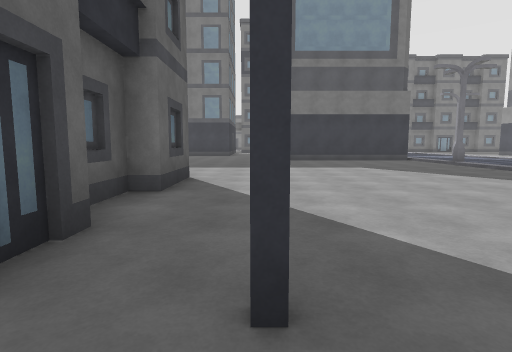
view 1 (above)

20 first-person views from a walk through a 3-D level made in the Unity game engine. The camera is 1.3 m above the floor, tilts 6° down and sees 80° across. The floor is counted in squares, 2 m on a side. Each view is taken from the middle of a square. On the plan, view 1 faces up. The plan holds only what a view shows up to about 10 squares ahead; the rest is blank. The place goes on beyond the plan. The player is left out. Surface patterns are stand-ins for the level's own textures.

view 2
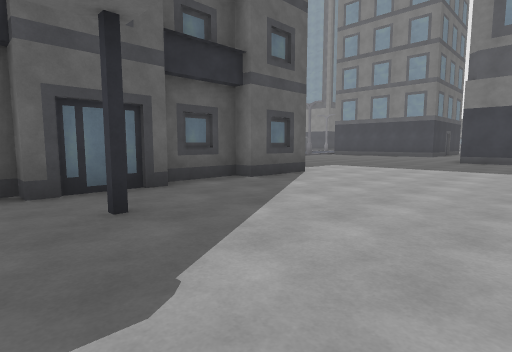

view 3
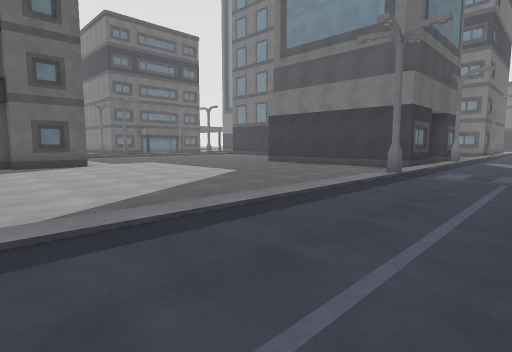

view 4
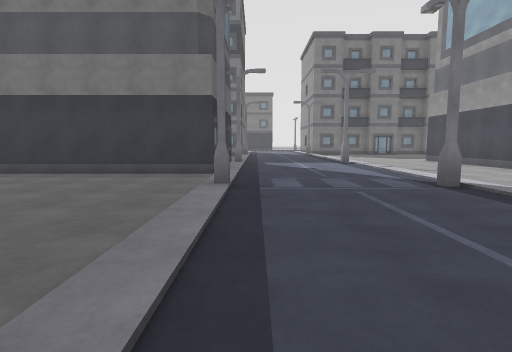

view 5
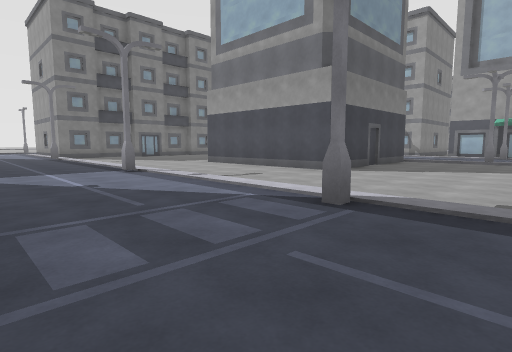

view 6
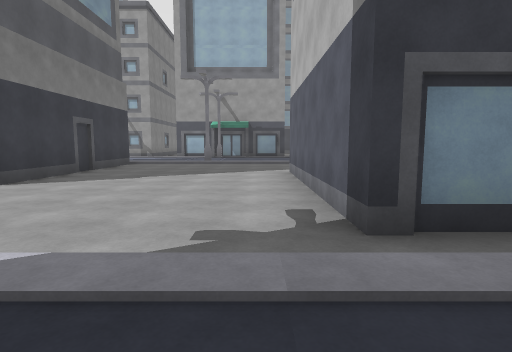

view 7
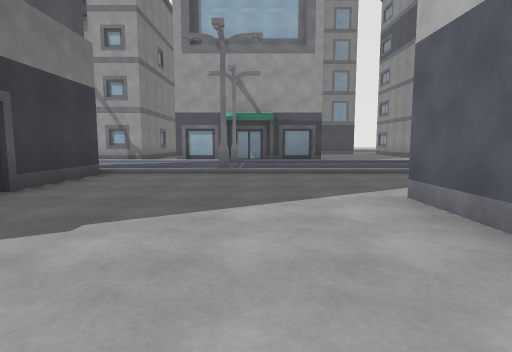

view 8
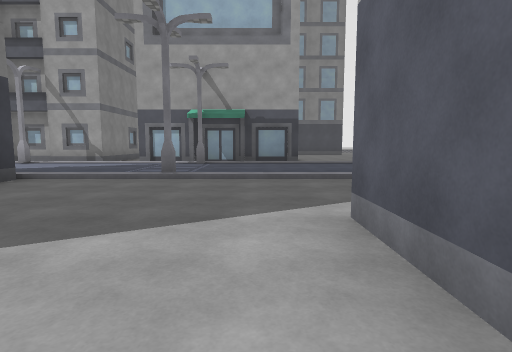

view 9
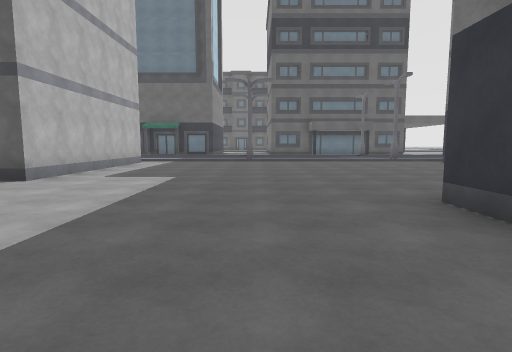

view 10
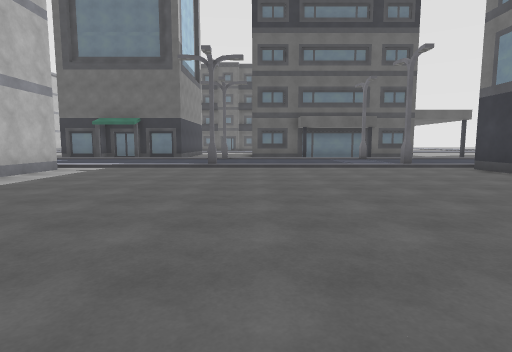

view 11
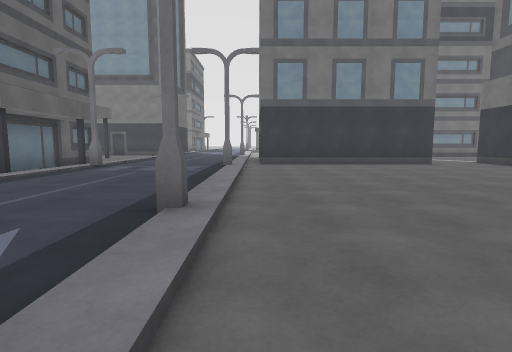

view 12
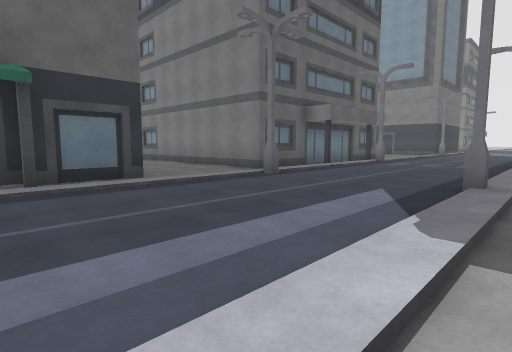

view 13
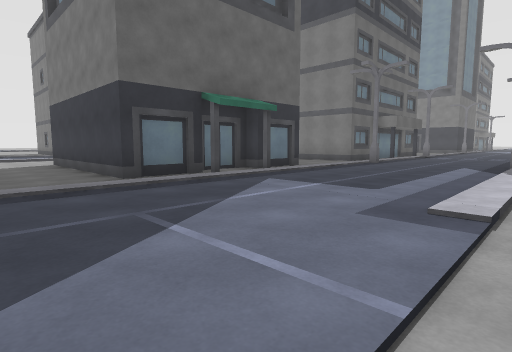

view 14
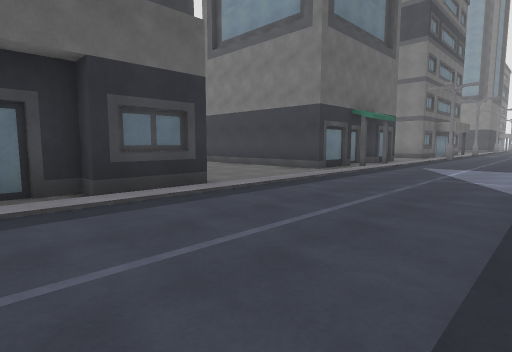

view 15
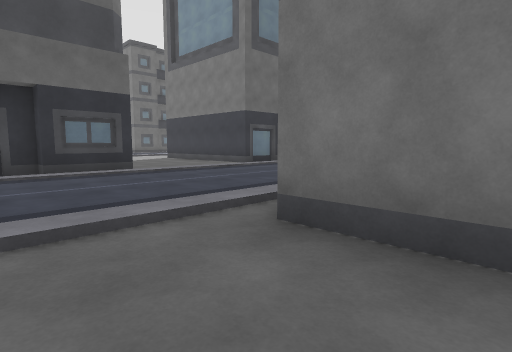

view 16
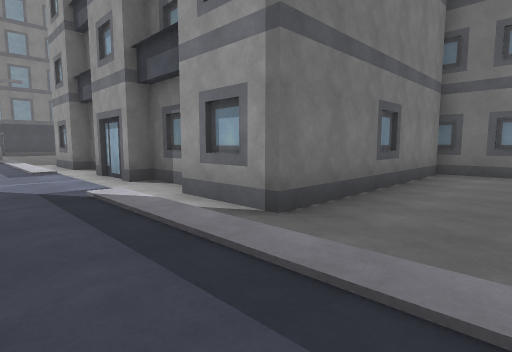

view 17
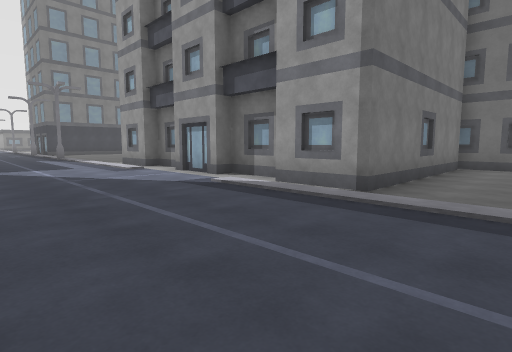

view 18
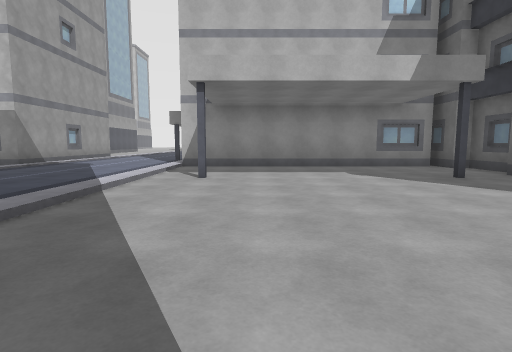

view 19
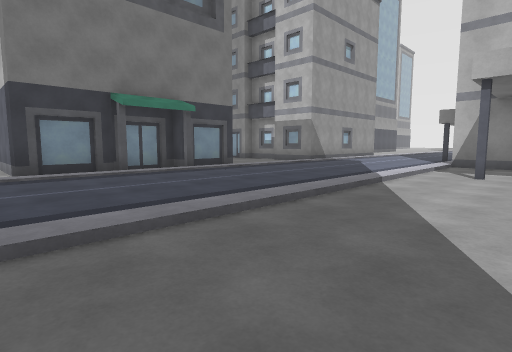

view 20
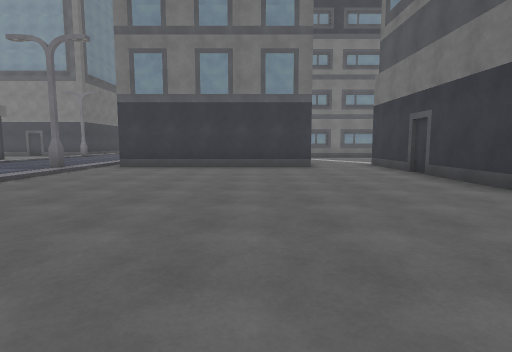

### Floor plan
Key: @ floor where view 1 was taken; # wall or solid block; . main floor; : floor 0.25 m higher than the main floor; / step, stairs or slope; B building.
Columns run from 13 left of view 1 to 24 right of it. Each row starts with its distance up from view 1.
 20                      ..
 19                      ...
 18   ....      ..       ....
 17 B ....######..#      .....
 16 ##............#      ......
 15 #/#..#........#     ...#...#        ./
 14 #/............#    #.......#       ../
 13 ##............#    #.......######:.../
 12 #/............######.............:.../
 11 #/................./.............:.../
 10 ./#..#............./#..#.........#...#
  9 ./................./.............:.../
  8 ./................./.............:...#
  7 #/................./.....#####...:.../
  6 #/.....#####......./.....#     ..:.../
  5 ./.....#   #......./....##        .../
  4 #/.....#   #......./....##
  3 #/.....#   #......./....##
  2 ./.....#   #......./.....#
  1 ./.....#   #.#....#/.....
  0 ./.....#   #.@...../....
 -1 ./.....#   #......./....
 -2 #/.....#   #B#######....#
 -3 #/.....##B####      ....#
 -4 #/..........#
 -5 #/........  B

Positions as (right, up) in squares from view 1, and headings:
1: (0, 0), facing up
2: (3, 0), facing up-left
3: (9, 3), facing up-left
4: (7, 5), facing up
5: (7, 8), facing up-right
6: (9, 8), facing right
7: (13, 9), facing right
8: (14, 8), facing right
9: (4, 10), facing left
10: (1, 11), facing left
11: (-7, 7), facing up
12: (-7, 5), facing up-left
13: (-7, 0), facing up-left
14: (-8, -5), facing up-left
15: (-5, -5), facing up-left
16: (-9, -5), facing up-right
17: (-11, -5), facing up-right
18: (4, 7), facing down
19: (4, 8), facing down-right
20: (-3, 8), facing up
